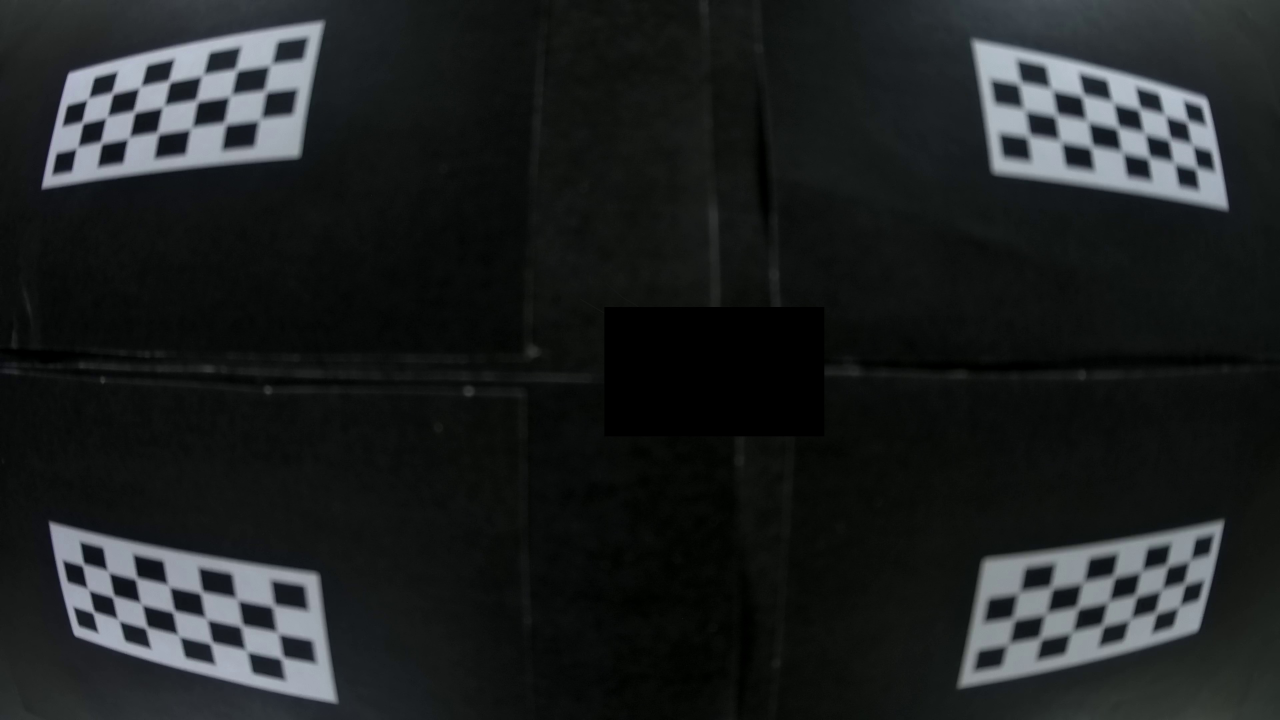
//> input picture modules/opencv/demo/2.jpg, 3840 x 2160 px (shown at 1/3 size)
$ ./test_planeness   (built with g++ and OpenCV 4)
//> lines starting //> are read from the running program, lines starting //| are printed output that depends on the picture; after the words box and inside, x2 and y2 are one past the last pixel; in counts of white or black regions, pixels touching at a corner belong together
//> further down, imgSource is the input picture: 2160 rows x 3840 cols, CV_8UC3; mean B, G, R 33.2, 32.8, 29.8
#include "opencv2/highgui.hpp"
#include "opencv2/imgproc.hpp"

#include <ctype.h>
#include <stdio.h>
#include <iostream>

using namespace cv;
using namespace std;


// 亮度归一化
static int imgLut(Mat &srcImg, Mat &outImg)
{
	Mat imageLUT = outImg;
	Mat lookUpTable(1, 256, CV_8U);
	int meanBright;
	unsigned char *plut;
	plut = lookUpTable.data;

	meanBright = mean(srcImg)[0];
	for (int i = 0; i < 256; i++)
	{
		int tmp = i * 128 / meanBright;
		plut[i] = tmp > 255 ? 255 : tmp;
	}
	LUT(srcImg, lookUpTable, imageLUT);
	imwrite("1l.jpg", imageLUT);

	return 0;
}

// 测试卡抠图
static int cardContour(Mat &srcImg, vector<Mat> &outCards)
{

	// 二值化
	Mat imgBinary;
	threshold(srcImg, imgBinary, 200, 255, THRESH_BINARY|THRESH_OTSU);
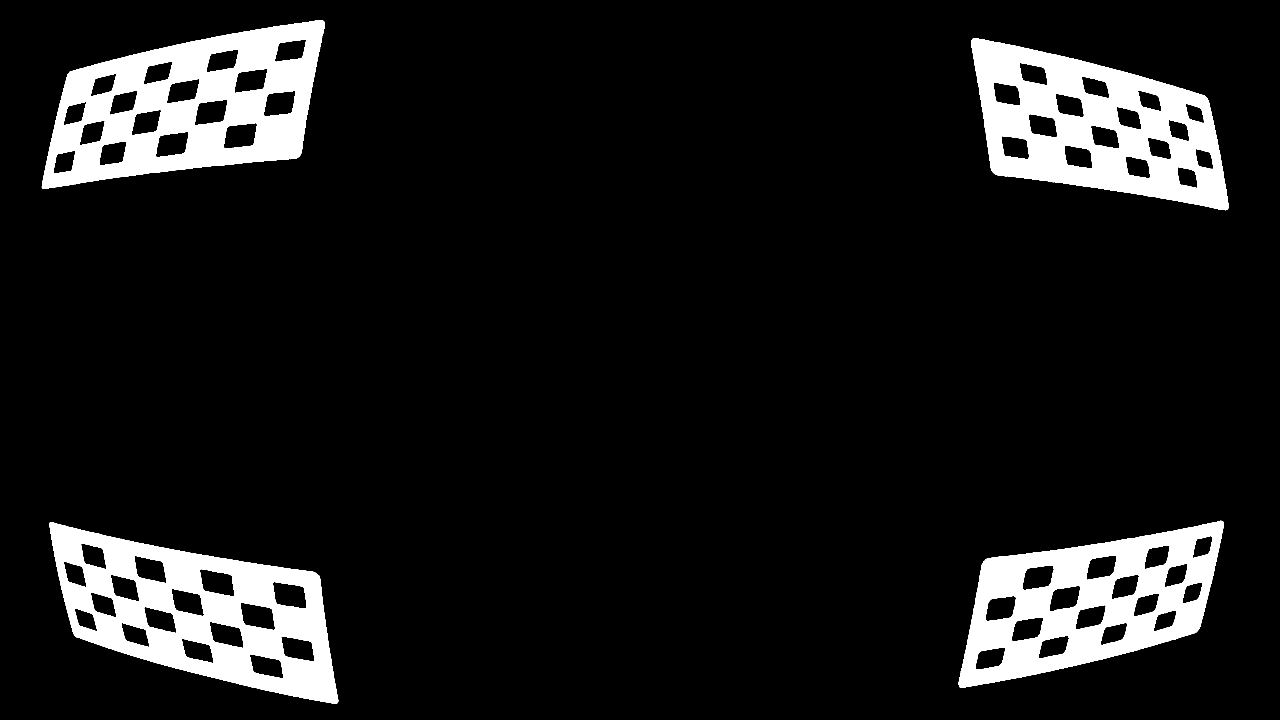
//> imgBinary: 2160 rows x 3840 cols, CV_8UC1 (shown at 1/3 size); 10% white; 4 white regions, box (x1, y1, x2, y2) and area: (125, 61, 975, 567) 218610, (148, 1566, 1015, 2111) 212210, (2913, 114, 3686, 631) 206006, (2875, 1562, 3672, 2064) 189322
	//imwrite("1b.jpg", imgBinary);
	// 开运算，先腐蚀，再膨胀，可清除一些小东西(亮的)，放大局部低亮度的区域
	Mat element = getStructuringElement(MORPH_RECT, Size(17, 15) );
	morphologyEx(imgBinary, imgBinary, CV_MOP_OPEN, element);
//> imgBinary: 2160 rows x 3840 cols, CV_8UC1; 9.9% white; 4 white regions
	imwrite("1b.jpg", imgBinary);
	// 找最大轮廓
	vector< vector<Point> > contours;
	findContours(imgBinary, contours, RETR_EXTERNAL, CHAIN_APPROX_NONE);	// 轮廓从左下角开始逆时针存储
//> contours = 4 contours; box (x1, y1, x2, y2) and area: (127, 62, 974, 565) 289942, (150, 1570, 1013, 2110) 286298, (2914, 116, 3685, 629) 261213, (2877, 1565, 3670, 2062) 252374
	cout << "contours size = " << contours.size() << endl;
//| contours size = 4
	drawContours(imgBinary, contours, -1, (0, 0, 255), -1);
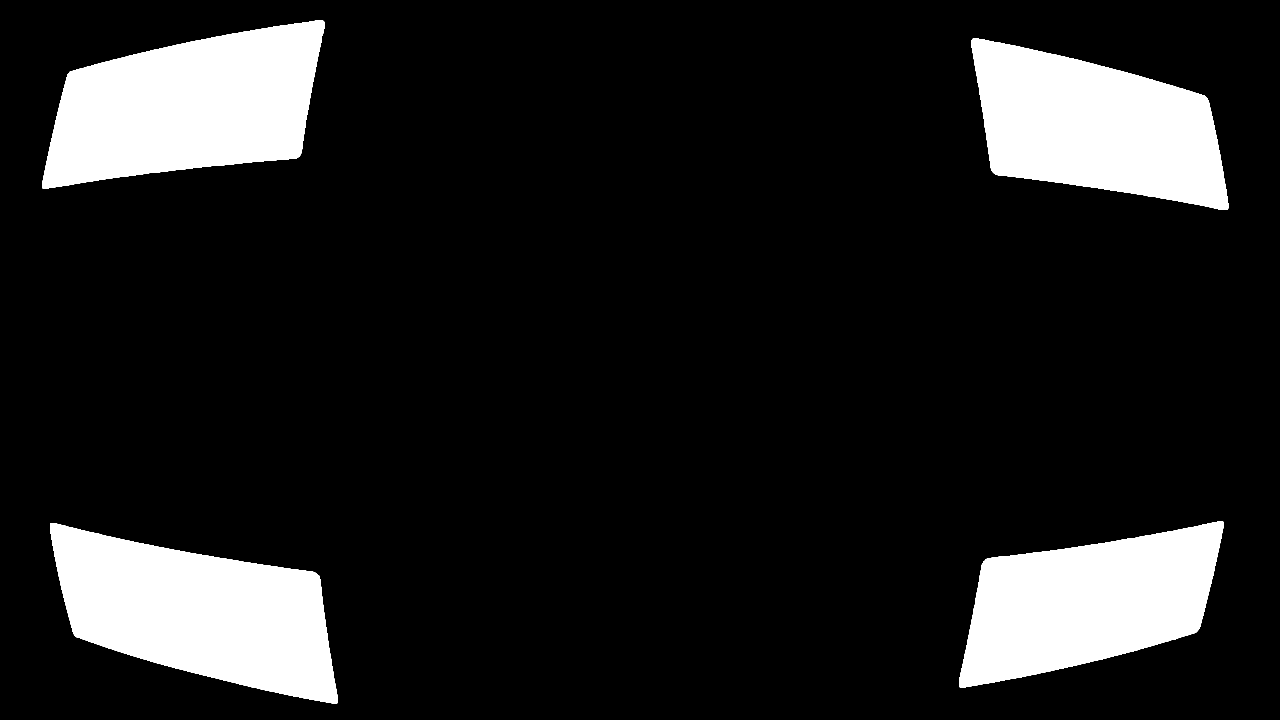
//> imgBinary: 2160 rows x 3840 cols, CV_8UC1 (shown at 1/3 size); 13.2% white; 4 white regions, box (x1, y1, x2, y2) and area: (127, 62, 974, 565) 291087, (150, 1570, 1013, 2110) 287457, (2914, 116, 3685, 629) 262287, (2877, 1565, 3670, 2062) 253446
	imwrite("1c.jpg", imgBinary);
	if (contours.size() != 4) {
		cout << "error: contours.size() = " << contours.size() << endl;
		return -1;
	}

	// 抠图 + 放射变换
	vector< vector<Point> > approx_contours(contours.size());
//> approx_contours = 4 empty contours
	for (int i = 0; i < contours.size(); i++)
    {
		// 拟合计算外接四边形
		approxPolyDP(Mat(contours[i]), approx_contours[i], 40, true);
		drawContours(imgBinary, approx_contours, i, (100, 100, 100), 2, 8);
		imwrite("1c.jpg", imgBinary);
		// 放射变换前四边形顶点计算排序，approx_contours 各定点乱序，重新排序
		vector<Point2f> srcPoints(4);					// 四边形顶点
		Scalar centerPoint = mean(approx_contours[i]);	// 四边形中心点
		//cout << "centerPoint:" << centerPoint << endl;
		for (int j = 0; j < contours.size(); j++)
		{
			if (approx_contours[i][j].x < centerPoint[0] && approx_contours[i][j].y < centerPoint[1]) {	// 左上
				srcPoints[0] = approx_contours[i][j];
			}
			if (approx_contours[i][j].x > centerPoint[0] && approx_contours[i][j].y < centerPoint[1]) {	// 右上
				srcPoints[1] = approx_contours[i][j];
			}
			if (approx_contours[i][j].x < centerPoint[0] && approx_contours[i][j].y > centerPoint[1]) {	// 左下
				srcPoints[2] = approx_contours[i][j];
			}
			if (approx_contours[i][j].x > centerPoint[0] && approx_contours[i][j].y > centerPoint[1]) {	// 右下
				srcPoints[3] = approx_contours[i][j];
			}
		}
		// 透视变换
		Mat dstImg(Size(320+10, 240+10), CV_8UC1);
		vector<Point2f> dstPoints(4);
		dstPoints[0] = Point2f(0, 0);
		dstPoints[1] = Point2f(dstImg.cols, 0);
		dstPoints[2] = Point2f(0, dstImg.rows);
		dstPoints[3] = Point2f(dstImg.cols, dstImg.rows);
		Mat Trans = getPerspectiveTransform(srcPoints, dstPoints);
		//cout << "srcPoints = " << srcPoints << endl;
		warpPerspective(srcImg, dstImg, Trans, Size(dstImg.cols, dstImg.rows), CV_INTER_CUBIC);
		// 裁掉边缘，有时边缘有黑边
		dstImg = dstImg(Rect(5, 5, dstImg.cols-10, dstImg.rows-10));
		// 测试卡排序，左上方开始顺时针
		if (centerPoint[0] < srcImg.cols/2 && centerPoint[1] < srcImg.rows/2) {	// 左上
			outCards[0] = dstImg;
			cout << " 0 --> srcPoints = \n" << srcPoints << endl;
		}
		if (centerPoint[0] > srcImg.cols/2 && centerPoint[1] < srcImg.rows/2) {	// 右上
			outCards[1] = dstImg;
			cout << " 1 --> srcPoints = \n" << srcPoints << endl;
		}
		if (centerPoint[0] < srcImg.cols/2 && centerPoint[1] > srcImg.rows/2) {	// 左下
			outCards[2] = dstImg;
			cout << " 2 --> srcPoints = \n" << srcPoints << endl;
		}
		if (centerPoint[0] > srcImg.cols/2 && centerPoint[1] > srcImg.rows/2) {	// 右下
			outCards[3] = dstImg;
			cout << " 3 --> srcPoints = \n" << srcPoints << endl;
		}
    }
//> this loop made 4 passes
//> centerPoint on passes 1 to 4: Scalar(584.8, 1827), Scalar(3274.5, 1799.2), Scalar(3299.5, 388.8), Scalar(550.2, 329.5)
//|  2 --> srcPoints =
//| [150, 1570;
//|  948, 1719;
//|  229, 1911;
//> (the first 4 of 20 printed lines)
//> pass 1, in cardContour, `dstImg = dstImg(Rect(5, 5, dstImg.cols-10, dstImg.rows-10));`:
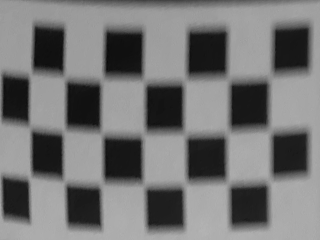
//> dstImg: 240 rows x 320 cols, CV_8UC1; min 8, max 180, mean 116
//> after the loop:
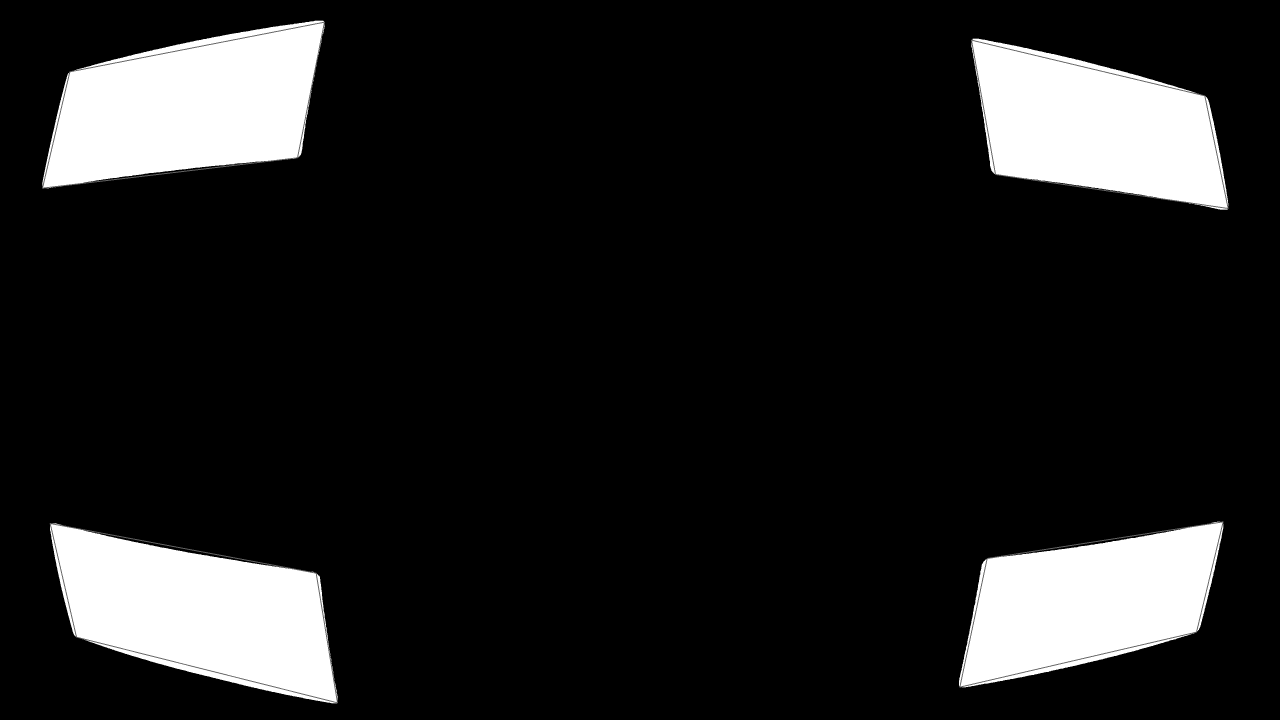
//> imgBinary: 2160 rows x 3840 cols, CV_8UC1 (shown at 1/3 size); 0.32% of pixels changed, all inside (x1, y1, x2, y2) = (126, 65, 3686, 2110)

	imwrite("1c.jpg", imgBinary);
	imwrite("1s0.jpg", outCards[0]);
	imwrite("1s1.jpg", outCards[1]);
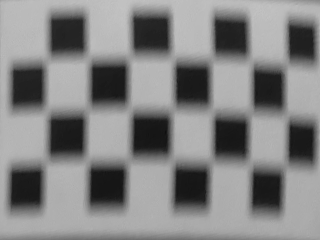
//> saved as 1s1.jpg: 240 rows x 320 cols, CV_8UC1; min 14, max 195, mean 130.5
	imwrite("1s2.jpg", outCards[2]);
	imwrite("1s3.jpg", outCards[3]);
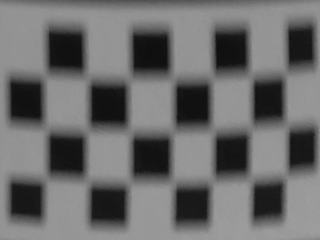
//> saved as 1s3.jpg: 240 rows x 320 cols, CV_8UC1; min 13, max 159, mean 107.1

	return 0;
}

// 清晰度计算
static int imgDefinition(Mat &srcImg)
{
	Mat imageSobel;
	float tenengrad;

	// 亮度归一化，不同卡位置亮度不均匀
	imgLut(srcImg, srcImg);
	// 梯度计算
	Sobel(srcImg, imageSobel, CV_16U, 1, 1);
	tenengrad = 1000 * mean(imageSobel)[0];
	//cout << "result:" << tenengrad << endl;
	// 保存图片
	//imwrite("1n.jpg", imageSobel);

	return static_cast <double>(tenengrad);

}

int main (int argc, char *argv[])
{

	Mat imgSource;
	Mat imgGray;

	string imgFileName("2.jpg");

	if (argc > 1) {
		imgFileName = argv[1];
	}
	// 图片读取
	imgSource = imread(imgFileName);
    if(imgSource.empty()) { // check if the image has been loaded properly
        return -1;
	}
	// 灰度转换
	cvtColor(imgSource, imgGray, CV_BGR2GRAY);
	imwrite("1g.jpg", imgGray);
	// 测试卡提取
	vector<Mat> outCards(4);
	cardContour(imgGray, outCards);

	// 清晰度计算
	vector<int> cardFV(outCards.size());
	for (int i = 0; i < outCards.size(); i++)
	{
		cardFV[i] = imgDefinition(outCards[i]);
		cout << "cardFV[" << i << "]=" << cardFV[i] << endl;
	}
//> this loop made 4 passes
//> (meanBright in imgLut, tenengrad in imgDefinition) on passes 1 to 4: (125, 1150.4), (130, 1060.6), (115, 1248.6), (107, 1152.9)
//| cardFV[0]=1150
//| cardFV[1]=1060
//| cardFV[2]=1248
//| cardFV[3]=1152
//> pass 2, in imgDefinition (call 2), `Sobel(srcImg, imageSobel, CV_16U, 1, 1);`:
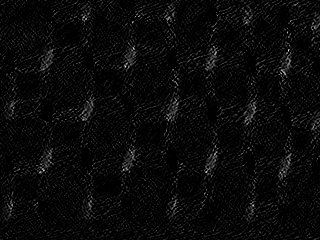
//> imageSobel: 240 rows x 320 cols, CV_16UC1; min 0, max 29, mean 1.1; drawn with min black and max white

	return 0;
}
